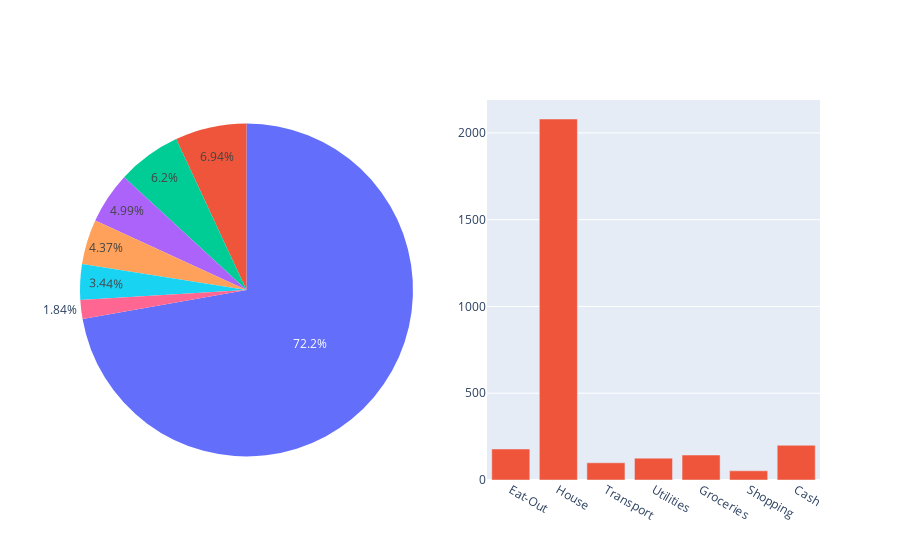

Source (notebook cell):
### Code cell
month = 11
year  = 2019
reload(px)

tmask = (tdata['Date'].dt.year  == year) & (tdata['Date'].dt.month == month)
bmask = (bdata['Month'].dt.year == year) & (bdata['Month'].dt.month == month)
df = tdata[tmask]
budget = bdata[bmask]['Budget']
budget.index = pd.CategoricalIndex(bdata[bmask]['Category'])

cats = df['Category'].unique().astype('str')
total = np.zeros(cats.shape)
for i in range(cats.shape[0]):
    total[i] = df[df['Category'] == cats[i]]['Amt'].sum()
    
fig, ax = px.subplots(1, 2, specs=[[{'type':'domain'}, {}]])
    
ax[0][0].pie(values=total, labels=cats)
ax[0][1].bar(values=total, labels=cats)

fig.show()

### Figure 1 — Plotly figure (JSON) as saved in the notebook; plotly's stock layout.template omitted (floating-point values rounded to 4 significant figures)
{"data": [{"domain": {"x": [0, 0.45], "y": [0, 1]}, "labels": ["Eat-Out", "House", "Transport", "Utilities", "Groceries", "Shopping", "Cash"], "name": "", "type": "pie", "values": [178.7, 2080, 99.14, 126, 143.9, 52.96, 200]}, {"name": "", "type": "bar", "x": ["Eat-Out", "House", "Transport", "Utilities", "Groceries", "Shopping", "Cash"], "xaxis": "x", "y": [178.7, 2080, 99.14, 126, 143.9, 52.96, 200], "yaxis": "y"}], "layout": {"autosize": true, "showlegend": false, "xaxis": {"anchor": "y", "autorange": true, "domain": [0.55, 1], "range": [-0.5, 6.5], "type": "category"}, "yaxis": {"anchor": "x", "autorange": true, "domain": [0, 1], "range": [0, 2189.0], "type": "linear"}}}
